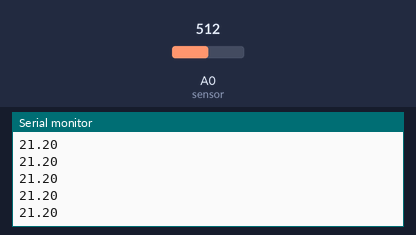
A sketch run on a simulated Arduino Uno, built with avr-gcc and run on an emulated ATmega328P. Parts: the last lines printed to the serial monitor. Inputs (shaded band) come from the test bench; at power-on: A0 (sensor) = 512.

Above: at 1.2 s.
1.3 s: A0 (sensor) set to 0
At 1.56 s:
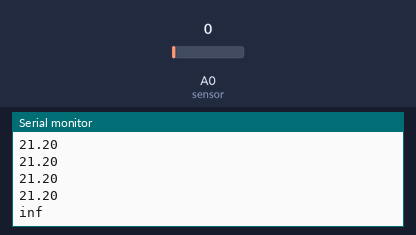
3.3 s: A0 (sensor) set to 122
At 3.37 s:
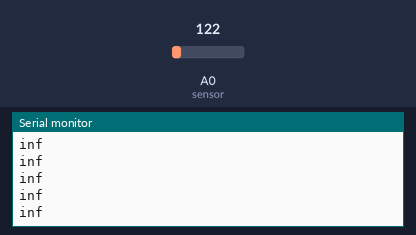

The sketch:

rosIR.ino
```cpp
void setup()
{
  pinMode(A0, INPUT);
  Serial.begin(115200);
}

void loop()
{
int val=analogRead(A0); // read the sensor

Serial.println(10650.08 * pow(val,-0.935) - 10);

delay(200);
}
```

Measured:
- after the input at 1.3 s, the serial monitor: prints a new line after 0.11 s (image 1)
